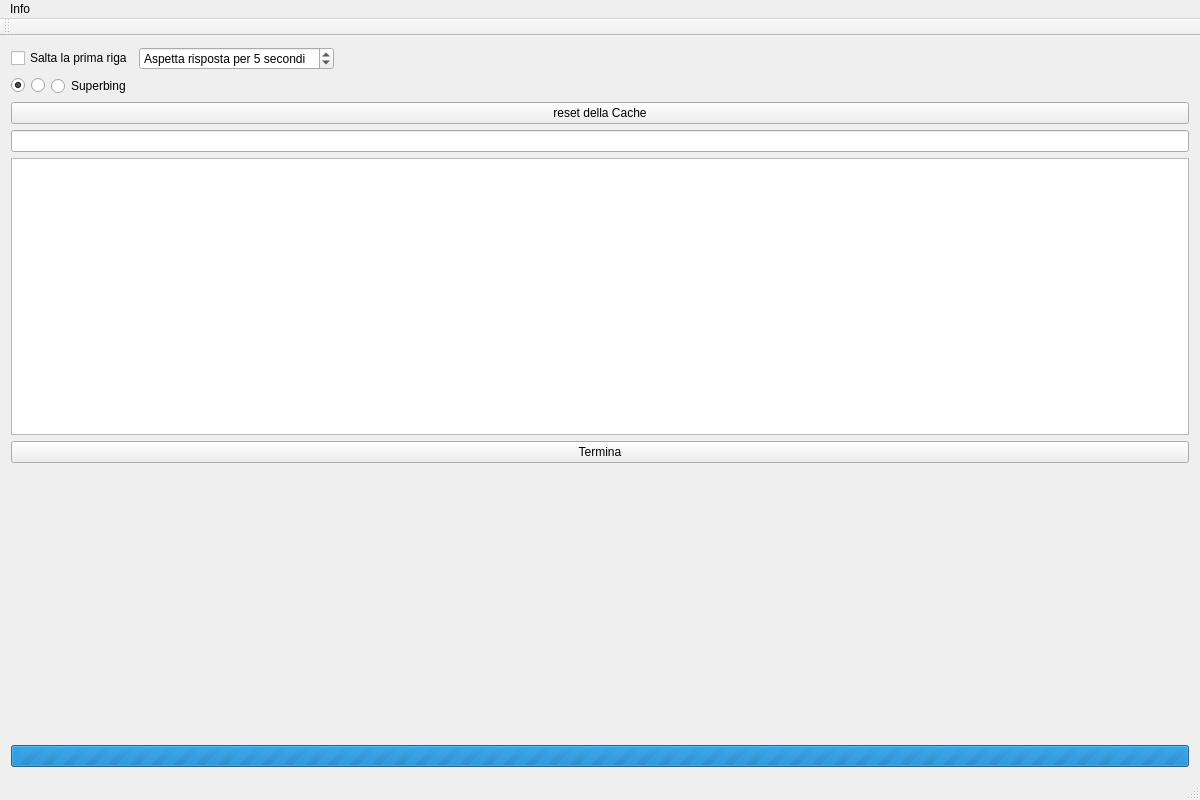
<?xml version="1.0" encoding="UTF-8"?>
<ui version="4.0">
 <class>MainWindow</class>
 <widget class="QMainWindow" name="MainWindow">
  <property name="enabled">
   <bool>true</bool>
  </property>
  <property name="geometry">
   <rect>
    <x>0</x>
    <y>0</y>
    <width>1200</width>
    <height>800</height>
   </rect>
  </property>
  <property name="acceptDrops">
   <bool>true</bool>
  </property>
  <property name="windowTitle">
   <string> GCoDer v 2.1.2</string>
  </property>
  <property name="windowIcon">
   <iconset>
    <normaloff>:/res/Icons8-Windows-8-Maps-Geo-Fence.ico</normaloff>:/res/Icons8-Windows-8-Maps-Geo-Fence.ico</iconset>
  </property>
  <property name="iconSize">
   <size>
    <width>24</width>
    <height>24</height>
   </size>
  </property>
  <widget class="QWidget" name="centralWidget">
   <layout class="QHBoxLayout" name="horizontalLayout_2">
    <item>
     <layout class="QVBoxLayout" name="verticalLayout">
      <item>
       <layout class="QHBoxLayout" name="horizontalLayout_5">
        <item>
         <widget class="QCheckBox" name="skipfirstline">
          <property name="text">
           <string>Salta la prima riga</string>
          </property>
          <property name="checked">
           <bool>false</bool>
          </property>
         </widget>
        </item>
        <item>
         <widget class="QSpinBox" name="timout">
          <property name="suffix">
           <string> secondi</string>
          </property>
          <property name="prefix">
           <string>Aspetta risposta per </string>
          </property>
          <property name="minimum">
           <number>1</number>
          </property>
          <property name="value">
           <number>5</number>
          </property>
         </widget>
        </item>
        <item>
         <spacer name="horizontalSpacer_2">
          <property name="orientation">
           <enum>Qt::Horizontal</enum>
          </property>
          <property name="sizeHint" stdset="0">
           <size>
            <width>40</width>
            <height>20</height>
           </size>
          </property>
         </spacer>
        </item>
       </layout>
      </item>
      <item>
       <layout class="QHBoxLayout" name="horizontalLayout">
        <item>
         <widget class="QRadioButton" name="google">
          <property name="text">
           <string/>
          </property>
          <property name="icon">
           <iconset resource="resources.qrc">
            <normaloff>:/res/Google__G__Logo.ico</normaloff>:/res/Google__G__Logo.ico</iconset>
          </property>
          <property name="iconSize">
           <size>
            <width>16</width>
            <height>16</height>
           </size>
          </property>
          <property name="checked">
           <bool>true</bool>
          </property>
         </widget>
        </item>
        <item>
         <widget class="QRadioButton" name="bing">
          <property name="text">
           <string/>
          </property>
          <property name="icon">
           <iconset resource="resources.qrc">
            <normaloff>:/res/File_Bing_logo.ico</normaloff>:/res/File_Bing_logo.ico</iconset>
          </property>
          <property name="iconSize">
           <size>
            <width>37</width>
            <height>14</height>
           </size>
          </property>
          <property name="shortcut">
           <string>Ctrl+Z, Ctrl+Z</string>
          </property>
         </widget>
        </item>
        <item>
         <widget class="QRadioButton" name="superbing">
          <property name="enabled">
           <bool>true</bool>
          </property>
          <property name="text">
           <string>Superbing</string>
          </property>
         </widget>
        </item>
        <item>
         <spacer name="horizontalSpacer">
          <property name="orientation">
           <enum>Qt::Horizontal</enum>
          </property>
          <property name="sizeHint" stdset="0">
           <size>
            <width>40</width>
            <height>20</height>
           </size>
          </property>
         </spacer>
        </item>
       </layout>
      </item>
      <item>
       <widget class="QPushButton" name="pushButton">
        <property name="text">
         <string>reset della Cache</string>
        </property>
       </widget>
      </item>
      <item>
       <layout class="QHBoxLayout" name="horizontalLayout_3">
        <item>
         <widget class="QLineEdit" name="lineEdit_2"/>
        </item>
       </layout>
      </item>
      <item>
       <widget class="QTextBrowser" name="textBrowser"/>
      </item>
      <item>
       <layout class="QHBoxLayout" name="horizontalLayout_4">
        <item>
         <widget class="QPushButton" name="terminaButton">
          <property name="text">
           <string>Termina</string>
          </property>
         </widget>
        </item>
       </layout>
      </item>
      <item>
       <spacer name="verticalSpacer">
        <property name="orientation">
         <enum>Qt::Vertical</enum>
        </property>
        <property name="sizeHint" stdset="0">
         <size>
          <width>20</width>
          <height>40</height>
         </size>
        </property>
       </spacer>
      </item>
      <item>
       <widget class="QProgressBar" name="progressBar">
        <property name="maximum">
         <number>0</number>
        </property>
        <property name="value">
         <number>0</number>
        </property>
        <property name="format">
         <string>Completati %p di %m</string>
        </property>
       </widget>
      </item>
     </layout>
    </item>
   </layout>
  </widget>
  <widget class="QMenuBar" name="menuBar">
   <property name="enabled">
    <bool>true</bool>
   </property>
   <property name="geometry">
    <rect>
     <x>0</x>
     <y>0</y>
     <width>1200</width>
     <height>21</height>
    </rect>
   </property>
   <widget class="QMenu" name="menu_2">
    <property name="enabled">
     <bool>true</bool>
    </property>
    <property name="title">
     <string>Info</string>
    </property>
   </widget>
   <addaction name="menu_2"/>
  </widget>
  <widget class="QToolBar" name="mainToolBar">
   <attribute name="toolBarArea">
    <enum>TopToolBarArea</enum>
   </attribute>
   <attribute name="toolBarBreak">
    <bool>false</bool>
   </attribute>
  </widget>
  <widget class="QStatusBar" name="statusBar"/>
 </widget>
 <layoutdefault spacing="6" margin="11"/>
 <resources>
  <include location="resources.qrc"/>
 </resources>
 <connections/>
</ui>
